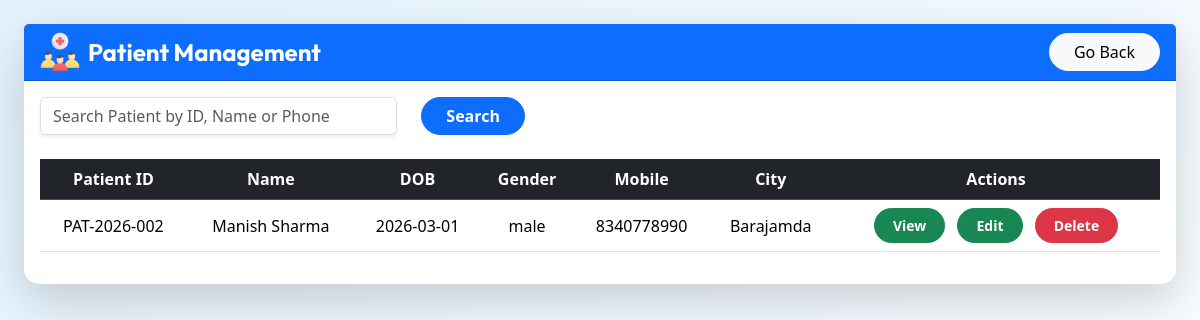
The app's page /Admin/manage_patient.php, older data.
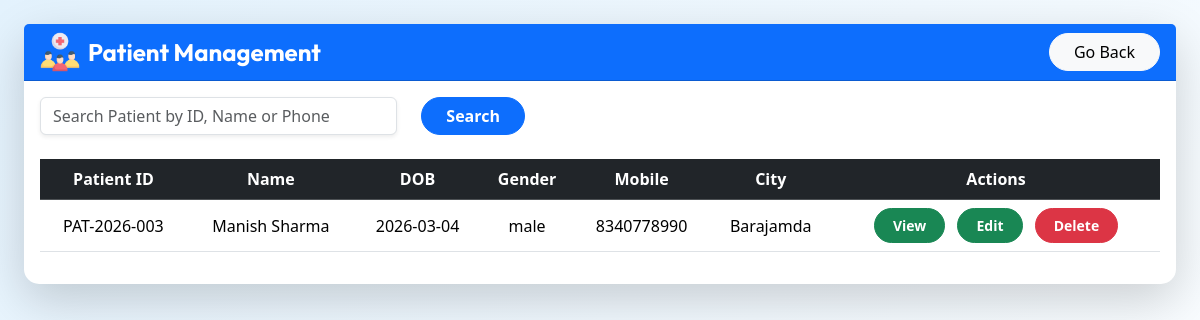
The same page, newer data.
### tables this page shows
CREATE TABLE `patients` (
  `id` int(11) NOT NULL,
  `patient_code` varchar(20) DEFAULT NULL,
  `full_name` varchar(100) DEFAULT NULL,
  `email` varchar(100) DEFAULT NULL,
  `mobile` varchar(10) DEFAULT NULL,
  `dob` date DEFAULT NULL,
  `gender` varchar(10) DEFAULT NULL,
  `aadhar` varchar(12) DEFAULT NULL,
  `blood_group` varchar(5) DEFAULT NULL,
  `city` varchar(50) DEFAULT NULL,
  `address` text DEFAULT NULL,
  `password` varchar(255) DEFAULT NULL,
  `created_at` timestamp NOT NULL DEFAULT current_timestamp()
);

### Admin/manage_patient.php (the view, shortened to what the changed rows need)
<?php
require "../dbconnect.php";
if (isset($_GET['search'])) {
    $search = $_GET['search'];
    $sql = "SELECT * FROM patients
            WHERE patient_code LIKE '%$search%'
            OR full_name LIKE '%$search%'
            OR mobile LIKE '%$search%'
            ORDER BY patient_code DESC";
} else {
    $sql = "SELECT * FROM patients ORDER BY patient_code DESC";
}
$result = $conn->query($sql);
?>
<!DOCTYPE html>
<html lang="en">
<head>
    <link rel="stylesheet" href="../Bootstrap/bootstrap.min.css">
    <link rel="stylesheet" href="../styles/manage_patient.css">
</head>
<body class="admin-bg">
    <div class="container-fluid px-4 py-4">
        <div class="card shadow-lg border-0">
            <div class="card-body">
                <div class="table-responsive">
                    <table class="table table-hover align-middle text-center">
                        <thead class="table-dark">
                            <tr>
                               <th>Patient ID</th>
                                <th>Name</th>
                                <th>DOB</th>
                                <th>Gender</th>
                                <th>Mobile</th>
                                <th>City</th>
                                <th>Actions</th>
                            </tr>
                        </thead>
                        <tbody>
                            <?php
                            if ($result->num_rows > 0) {
                                while ($row = $result->fetch_assoc()) {
                                    ?>
                                    <tr>
                                        <td>
                                            <?php echo $row['patient_code']; ?>
                                        </td>
                                        <td>
                                            <?php echo $row['full_name']; ?>
                                        </td>
                                        <td>
                                            <?php echo $row['dob']; ?>
                                        </td>
                                        <td>
                                            <?php echo $row['gender']; ?>
                                        </td>
                                        <td>
                                            <?php echo $row['mobile']; ?>
                                        </td>
                                        <td>
                                            <?php echo $row['city']; ?>
                                        </td>
                                        <td>
                                            <a class="btn btn-success btn-sm btn-rounded fw-bold me-2"
                                                href="view_patient.php?id=<?php echo $row['patient_code']; ?>">
                                                View
                                            </a>
                                            <a class="btn btn-success btn-sm btn-rounded fw-bold me-2"
                                                href="edit_patient.php?id=<?php echo $row['patient_code']; ?>">
                                                Edit
                                            </a>
                                            <a href="delete_patient.php?id=<?php echo $row['patient_code']?>"class="btn btn-danger btn-sm btn-rounded fw-bold" data-bs-toggle="modal"
                                                data-bs-target="#deleteModal"
                                                onclick="setDeleteId('<?php echo $row['patient_code']; ?>')">
                                                Delete
                                            </a>
                                        </td>
                                    </tr>
                                    <?php
                                }
                            } else {
                                echo "<tr><td colspan='7'>No Patients Found</td></tr>";
                            }
                            ?>
                        </tbody>
                    </table>
                </div>
         </div>
        </div>
    </div>
</body>
</html>

Row changes from the older to the newer data that the page shows:
removed patients: patient_code "PAT-2026-002", full_name "Manish Sharma", dob "2026-03-01", gender "male", mobile "8340778990", city "Barajamda"
added patients: patient_code "PAT-2026-003", full_name "Manish Sharma", dob "2026-03-04", gender "male", mobile "8340778990", city "Barajamda"
